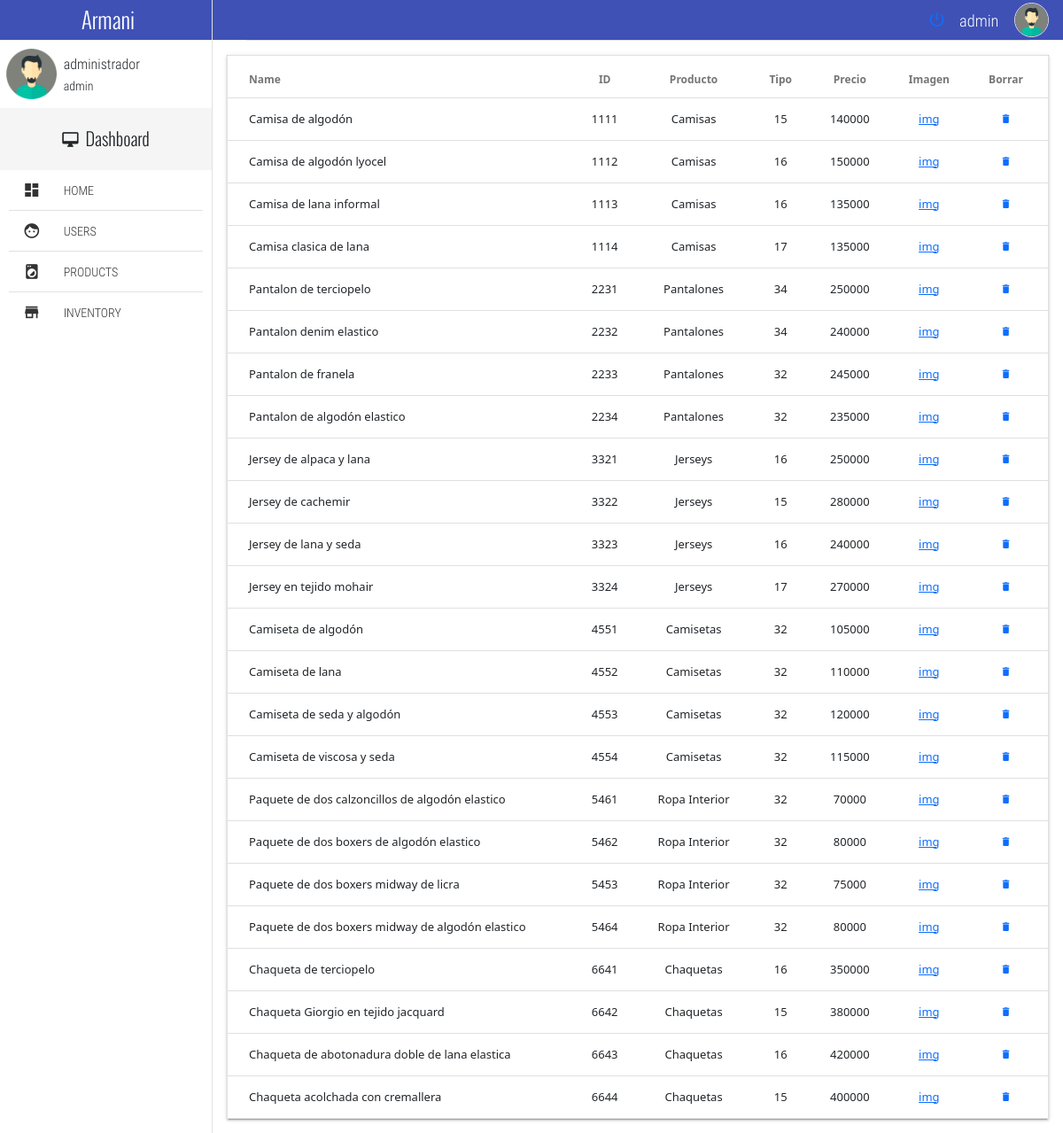
The page /adminpage/inventory (signed in) on the database its author committed.
### tables this page shows
CREATE TABLE productos (id STRING (30) NOT NULL PRIMARY KEY, producto VARCHAR (30) NOT NULL, tipo VARCHAR (30) NOT NULL, talla VARCHAR (30) NOT NULL, precio VARCHAR (30) NOT NULL, img STRING);

### views.py (the view)
@main.route( '/adminpage/inventory', methods = ['GET','POST'])
@login_required
def inventory():
    db = get_db()
    try:
        consulta = db.execute('select * from productos').fetchall()
        db.commit()
    except Exception as e:
        print('Exception: {}'.format(e))
    close_db()
    misproductos = productosfromlista(consulta)
    return render_template('inventory.html',productos = misproductos)

### classes.py (called while the page is built)
def asignaciones(args,fila):
        id = args[fila][0]
        nombre = args[fila][1]
        tipo = args[fila][2]
        talla = args[fila][3]
        precio = args[fila][4]
        img = args[fila][5]
        return (id, nombre, tipo, talla, precio, img)

def productosfromlista(listica):
    misproductos = []
    if isinstance(listica,list): #Para saber si recibo una lista de productos
        for vector in listica:
            iteracion = producto(vector)
            misproductos.append(iteracion)
    else:
        pass
    return misproductos

### db.py (called while the page is built)
def get_db():
    try:
        if 'db' not in g:
            g.db=sqlite3.connect('proyectoecommerce.db')
            print('conectada')
            return g.db
    except Error:
        print(Error)

### views.py (called while the page is built)
def login_required(view):
    @functools.wraps(view)
    def wraped_view(**kwargs):
        if 'usuario' not in session:
            return redirect(url_for('main.login'))
        return view(**kwargs)
    return wraped_view

### templates/inventory.html
{% extends 'baseadmin.html' %}
{% block cuerpo %}
	<section class="full-width pageContent">
		<div class="full-width divider-menu-h"></div>
		<div class="mdl-grid">
			<div class="mdl-cell mdl-cell--4-col-phone mdl-cell--8-col-tablet mdl-cell--12-col-desktop">
				<table class="mdl-data-table mdl-js-data-table mdl-shadow--2dp full-width table-responsive">
					<thead>
						<tr>
							<th class="mdl-data-table__cell--non-numeric">Name</th>
							<th class = "text-center">ID</th>
							<th class = "text-center">Producto</th>
							<th class = "text-center">Tipo</th>
							<th class = "text-center">Precio</th>
							<th class = "text-center">Imagen</th>
							<th class = "text-center">Borrar</th>
						</tr>
					</thead>
					<tbody>
						{% for producto in productos %}
						<tr>
							<td class="mdl-data-table__cell--non-numeric">{{ producto.nombre }}</td>
							<td class = "text-center">{{ producto.id }}</td>
							<td class = "text-center">{{ producto.tipo }}</td>
							<td class = "text-center">{{producto.talla}}</td>
							<td class = "text-center">{{producto.precio}}</td>
							<td class = "text-center"><a href={{ producto.img }}>img</a></td>
							<td class = "text-center"><a href="{{url_for('main.borrarproducto', variable = producto.id )}}"><i class="zmdi zmdi-delete"></i></a></td>
						</tr>
						{% endfor %}
					</tbody>
				</table>
			</div>
		</div>
	</section>
</body>
</html>
{% endblock %}

### static/css/main.css (style rules this page uses)
html, body { width: 100%; height: 100%; margin: 0; padding: 0; font-size: 16px; font-family: "RobotoRegular"; position: relative; background-color: #fff; }
.text-center { text-align: center; }
.full-width { margin: 0; padding: 0; width: 100%; box-sizing: border-box; }
.divider-menu-h { height: 0 !important; border-top: 1px solid #E1E1E1; width: 92% !important; margin: 0 auto !important; }
.table-responsive { width: 100%; overflow-x: scroll; position: relative; }
.navLateral, .pageContent, .navLateral-body, .navLateral-bg { position: absolute; top: 0; height: 100%; }
.pageContent { padding-top: 45px; right: 0; width: 80%; z-index: 77; background-color: #fff; transition: all .3s ease-in-out; }

### rows shown on the page
productos: nombre "Camisa de algodón", id "1111", tipo "Camisas", talla "15", precio "140000"
productos: nombre "Camisa de algodón lyocel", id "1112", tipo "Camisas", talla "16", precio "150000"
productos: nombre "Camisa de lana informal", id "1113", tipo "Camisas", talla "16", precio "135000"
productos: nombre "Camisa clasica de lana", id "1114", tipo "Camisas", talla "17", precio "135000"
productos: nombre "Pantalon de terciopelo", id "2231", tipo "Pantalones", talla "34", precio "250000"
productos: nombre "Pantalon denim elastico", id "2232", tipo "Pantalones", talla "34", precio "240000"
productos: nombre "Pantalon de franela", id "2233", tipo "Pantalones", talla "32", precio "245000"
productos: nombre "Pantalon de algodón elastico", id "2234", tipo "Pantalones", talla "32", precio "235000"
productos: nombre "Jersey de alpaca y lana", id "3321", tipo "Jerseys", talla "16", precio "250000"
productos: nombre "Jersey de cachemir", id "3322", tipo "Jerseys", talla "15", precio "280000"
productos: nombre "Jersey de lana y seda", id "3323", tipo "Jerseys", talla "16", precio "240000"
productos: nombre "Jersey en tejido mohair", id "3324", tipo "Jerseys", talla "17", precio "270000"
productos: nombre "Camiseta de algodón", id "4551", tipo "Camisetas", talla "32", precio "105000"
productos: nombre "Camiseta de lana", id "4552", tipo "Camisetas", talla "32", precio "110000"
productos: nombre "Camiseta de seda y algodón", id "4553", tipo "Camisetas", talla "32", precio "120000"
productos: nombre "Camiseta de viscosa y seda", id "4554", tipo "Camisetas", talla "32", precio "115000"
productos: nombre "Paquete de dos calzoncillos de algodón elastico", id "5461", tipo "Ropa Interior", talla "32", precio "70000"
productos: nombre "Paquete de dos boxers de algodón elastico", id "5462", tipo "Ropa Interior", talla "32", precio "80000"
productos: nombre "Paquete de dos boxers midway de licra", id "5453", tipo "Ropa Interior", talla "32", precio "75000"
productos: nombre "Paquete de dos boxers midway de algodón elastico", id "5464", tipo "Ropa Interior", talla "32", precio "80000"
productos: nombre "Chaqueta de terciopelo", id "6641", tipo "Chaquetas", talla "16", precio "350000"
productos: nombre "Chaqueta Giorgio en tejido jacquard", id "6642", tipo "Chaquetas", talla "15", precio "380000"
productos: nombre "Chaqueta de abotonadura doble de lana elastica", id "6643", tipo "Chaquetas", talla "16", precio "420000"
productos: nombre "Chaqueta acolchada con cremallera", id "6644", tipo "Chaquetas", talla "15", precio "400000"

### other values the page prints
{{ session['usuario'] }} "admin"
{{ session['nombre'] }} "administrador"
